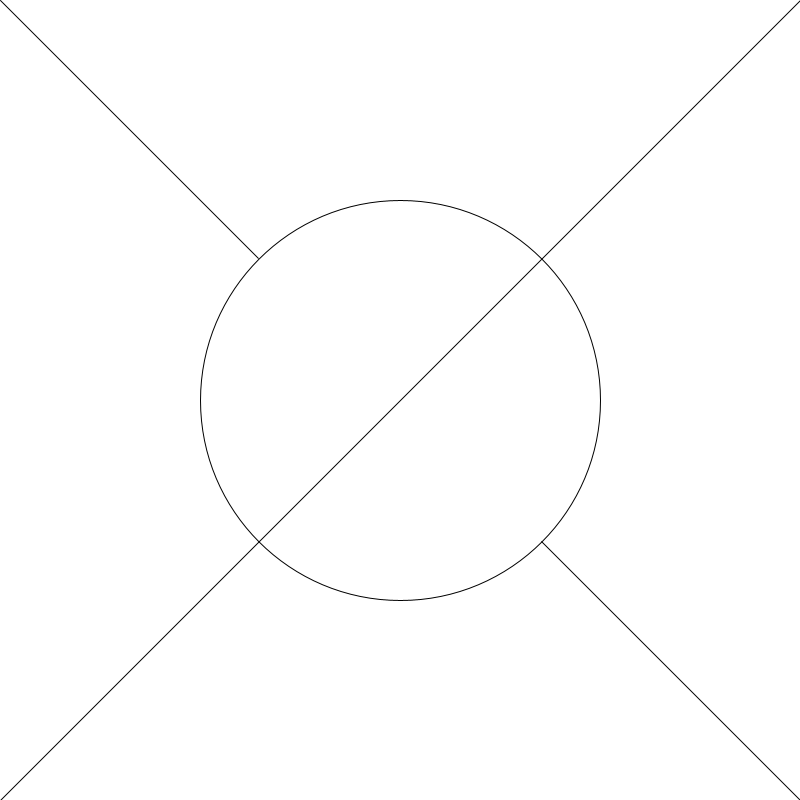
Frame 1 (no input)
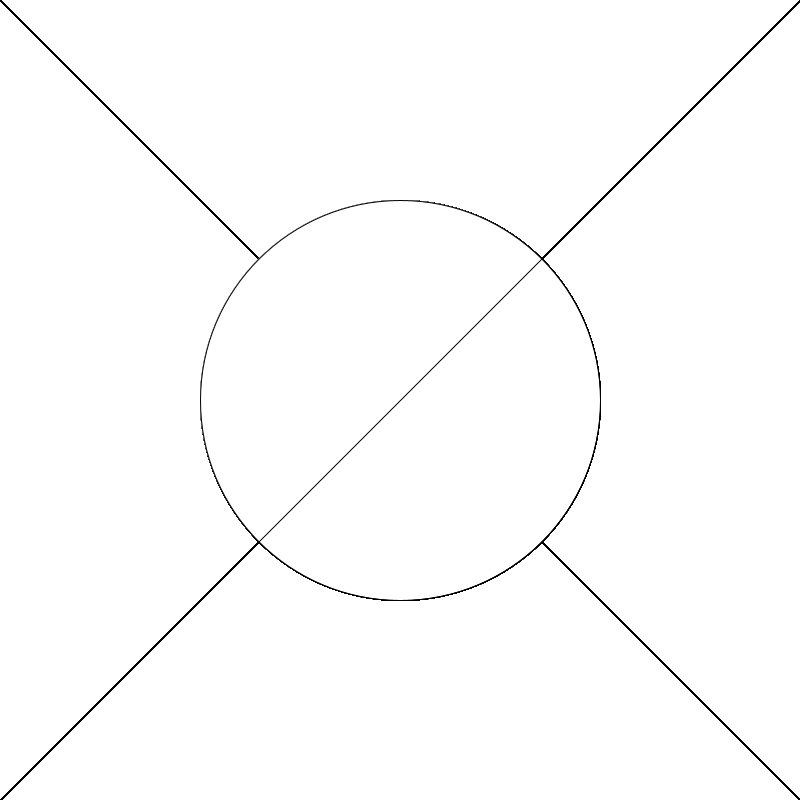
Frame 60 (the mouse pressed at the canvas centre just before this capture)
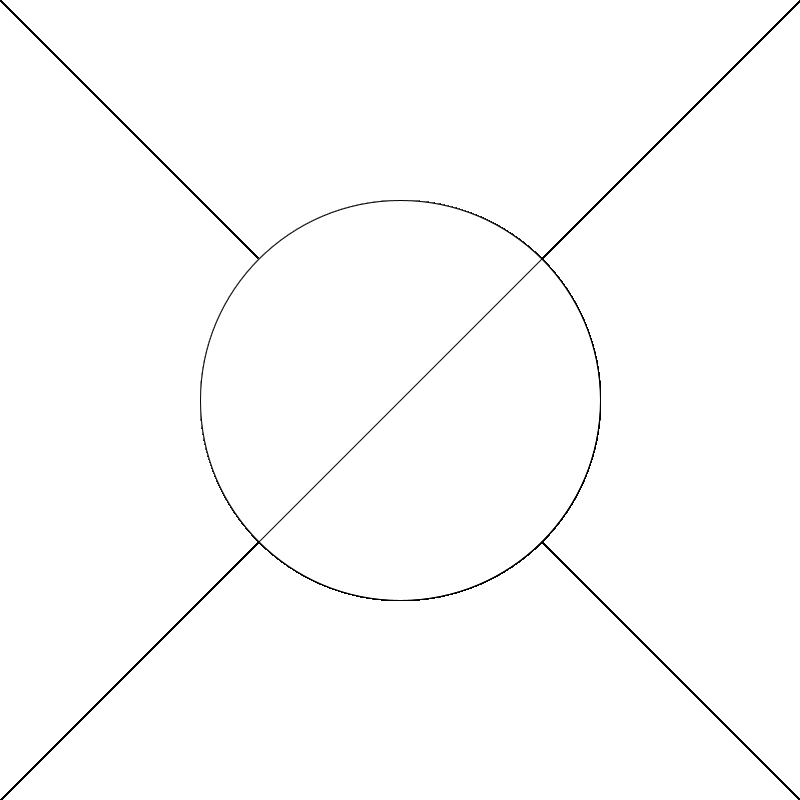
Frame 120 (the mouse held since frame 60 and released just before this capture)

The Processing sketch that drew these frames (run headless with seeded random() and noise(); from frame 60 on, the mouse is pressed at the canvas centre):

// Processing sketch: helloWord_0
// ── helloWord_0.pde
void setup() {
  size(800, 800);
  background(255);
}
void draw() {
  stroke(0);
  line(0, 0, width, height);
  ellipse(400, 400, 400, 400);
  line(0, height, width, 0);
}
